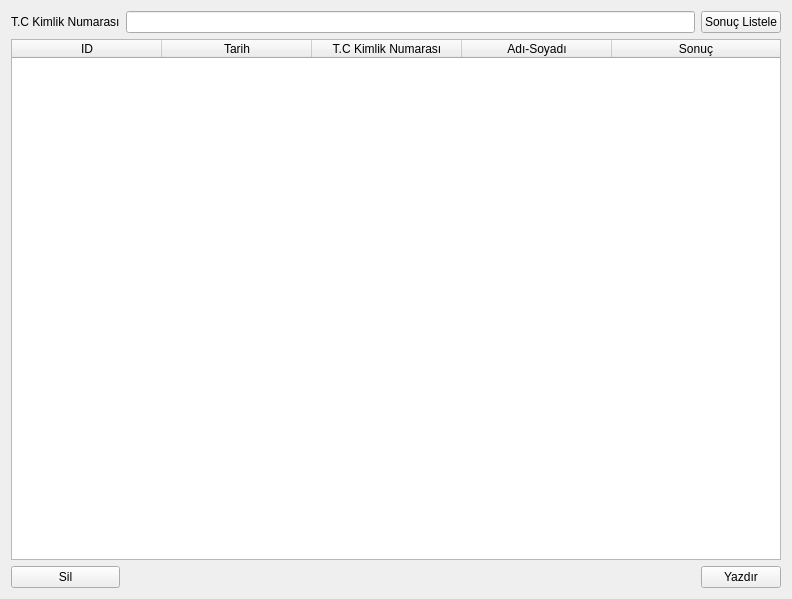
<?xml version="1.0" encoding="UTF-8"?>
<ui version="4.0">
 <class>Form</class>
 <widget class="QWidget" name="Form">
  <property name="geometry">
   <rect>
    <x>0</x>
    <y>0</y>
    <width>792</width>
    <height>599</height>
   </rect>
  </property>
  <property name="windowTitle">
   <string>Sonuç Ara</string>
  </property>
  <layout class="QGridLayout" name="gridLayout_2">
   <item row="0" column="0">
    <layout class="QGridLayout" name="gridLayout">
     <item row="0" column="2">
      <widget class="QPushButton" name="searchButton">
       <property name="text">
        <string>Sonuç Listele</string>
       </property>
      </widget>
     </item>
     <item row="0" column="1">
      <widget class="QLineEdit" name="lineEdit_search"/>
     </item>
     <item row="0" column="0">
      <widget class="QLabel" name="label">
       <property name="text">
        <string>T.C Kimlik Numarası</string>
       </property>
      </widget>
     </item>
     <item row="2" column="2">
      <widget class="QPushButton" name="printButton">
       <property name="text">
        <string>Yazdır</string>
       </property>
      </widget>
     </item>
     <item row="1" column="0" colspan="3">
      <widget class="QTableWidget" name="tableWidget">
       <property name="selectionMode">
        <enum>QAbstractItemView::SingleSelection</enum>
       </property>
       <property name="selectionBehavior">
        <enum>QAbstractItemView::SelectRows</enum>
       </property>
       <attribute name="horizontalHeaderMinimumSectionSize">
        <number>30</number>
       </attribute>
       <attribute name="horizontalHeaderDefaultSectionSize">
        <number>150</number>
       </attribute>
       <attribute name="horizontalHeaderStretchLastSection">
        <bool>true</bool>
       </attribute>
       <column>
        <property name="text">
         <string>ID</string>
        </property>
       </column>
       <column>
        <property name="text">
         <string>Tarih</string>
        </property>
       </column>
       <column>
        <property name="text">
         <string>T.C Kimlik Numarası</string>
        </property>
       </column>
       <column>
        <property name="text">
         <string>Adı-Soyadı</string>
        </property>
       </column>
       <column>
        <property name="text">
         <string>Sonuç</string>
        </property>
       </column>
      </widget>
     </item>
     <item row="2" column="0">
      <widget class="QPushButton" name="deleteButton">
       <property name="text">
        <string>Sil</string>
       </property>
      </widget>
     </item>
    </layout>
   </item>
  </layout>
 </widget>
 <resources/>
 <connections/>
</ui>
